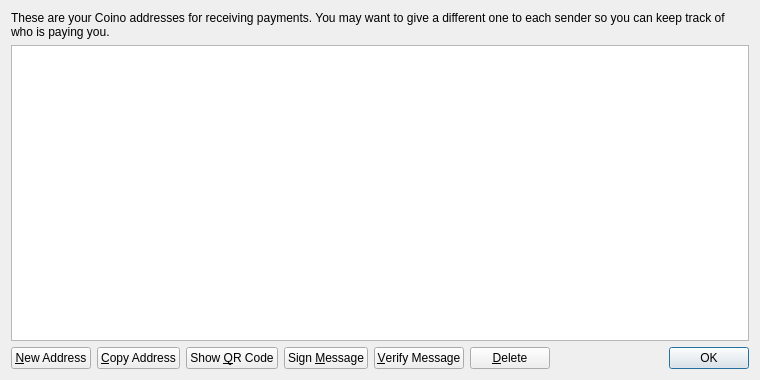
<?xml version="1.0" encoding="UTF-8"?>
<ui version="4.0">
 <class>AddressBookPage</class>
 <widget class="QWidget" name="AddressBookPage">
  <property name="geometry">
   <rect>
    <x>0</x>
    <y>0</y>
    <width>760</width>
    <height>380</height>
   </rect>
  </property>
  <property name="windowTitle">
   <string>Address Book</string>
  </property>
  <layout class="QVBoxLayout" name="verticalLayout">
   <item>
    <widget class="QLabel" name="labelExplanation">
     <property name="text">
      <string>These are your Coino addresses for receiving payments. You may want to give a different one to each sender so you can keep track of who is paying you.</string>
     </property>
     <property name="textFormat">
      <enum>Qt::PlainText</enum>
     </property>
     <property name="wordWrap">
      <bool>true</bool>
     </property>
    </widget>
   </item>
   <item>
    <widget class="QTableView" name="tableView">
     <property name="contextMenuPolicy">
      <enum>Qt::CustomContextMenu</enum>
     </property>
     <property name="toolTip">
      <string>Double-click to edit address or label</string>
     </property>
     <property name="tabKeyNavigation">
      <bool>false</bool>
     </property>
     <property name="alternatingRowColors">
      <bool>true</bool>
     </property>
     <property name="selectionMode">
      <enum>QAbstractItemView::SingleSelection</enum>
     </property>
     <property name="selectionBehavior">
      <enum>QAbstractItemView::SelectRows</enum>
     </property>
     <property name="sortingEnabled">
      <bool>true</bool>
     </property>
     <attribute name="verticalHeaderVisible">
      <bool>false</bool>
     </attribute>
    </widget>
   </item>
   <item>
    <layout class="QHBoxLayout" name="horizontalLayout">
     <item>
      <widget class="QPushButton" name="newAddressButton">
       <property name="toolTip">
        <string>Create a new address</string>
       </property>
       <property name="text">
        <string>&amp;New Address</string>
       </property>
       <property name="icon">
        <iconset resource="../bitcoin.qrc">
         <normaloff>:/icons/add</normaloff>:/icons/add</iconset>
       </property>
      </widget>
     </item>
     <item>
      <widget class="QPushButton" name="copyToClipboard">
       <property name="toolTip">
        <string>Copy the currently selected address to the system clipboard</string>
       </property>
       <property name="text">
        <string>&amp;Copy Address</string>
       </property>
       <property name="icon">
        <iconset resource="../bitcoin.qrc">
         <normaloff>:/icons/editcopy</normaloff>:/icons/editcopy</iconset>
       </property>
      </widget>
     </item>
     <item>
      <widget class="QPushButton" name="showQRCode">
       <property name="text">
        <string>Show &amp;QR Code</string>
       </property>
       <property name="icon">
        <iconset resource="../bitcoin.qrc">
         <normaloff>:/icons/qrcode</normaloff>:/icons/qrcode</iconset>
       </property>
      </widget>
     </item>
     <item>
      <widget class="QPushButton" name="signMessage">
       <property name="toolTip">
        <string>Sign a message to prove you own a Coino address</string>
       </property>
       <property name="text">
        <string>Sign &amp;Message</string>
       </property>
       <property name="icon">
        <iconset resource="../bitcoin.qrc">
         <normaloff>:/icons/edit</normaloff>:/icons/edit</iconset>
       </property>
      </widget>
     </item>
     <item>
      <widget class="QPushButton" name="verifyMessage">
       <property name="toolTip">
        <string>Verify a message to ensure it was signed with a specified Coino address</string>
       </property>
       <property name="text">
        <string>&amp;Verify Message</string>
       </property>
       <property name="icon">
        <iconset resource="../bitcoin.qrc">
         <normaloff>:/icons/transaction_0</normaloff>:/icons/transaction_0</iconset>
       </property>
      </widget>
     </item>
     <item>
      <widget class="QPushButton" name="deleteButton">
       <property name="toolTip">
        <string>Delete the currently selected address from the list</string>
       </property>
       <property name="text">
        <string>&amp;Delete</string>
       </property>
       <property name="icon">
        <iconset resource="../bitcoin.qrc">
         <normaloff>:/icons/remove</normaloff>:/icons/remove</iconset>
       </property>
      </widget>
     </item>
     <item>
      <spacer name="horizontalSpacer">
       <property name="orientation">
        <enum>Qt::Horizontal</enum>
       </property>
       <property name="sizeHint" stdset="0">
        <size>
         <width>40</width>
         <height>20</height>
        </size>
       </property>
      </spacer>
     </item>
     <item>
      <widget class="QDialogButtonBox" name="buttonBox">
       <property name="sizePolicy">
        <sizepolicy hsizetype="Maximum" vsizetype="Fixed">
         <horstretch>0</horstretch>
         <verstretch>0</verstretch>
        </sizepolicy>
       </property>
       <property name="standardButtons">
        <set>QDialogButtonBox::Ok</set>
       </property>
      </widget>
     </item>
    </layout>
   </item>
  </layout>
 </widget>
 <resources>
  <include location="../bitcoin.qrc"/>
 </resources>
 <connections/>
</ui>
